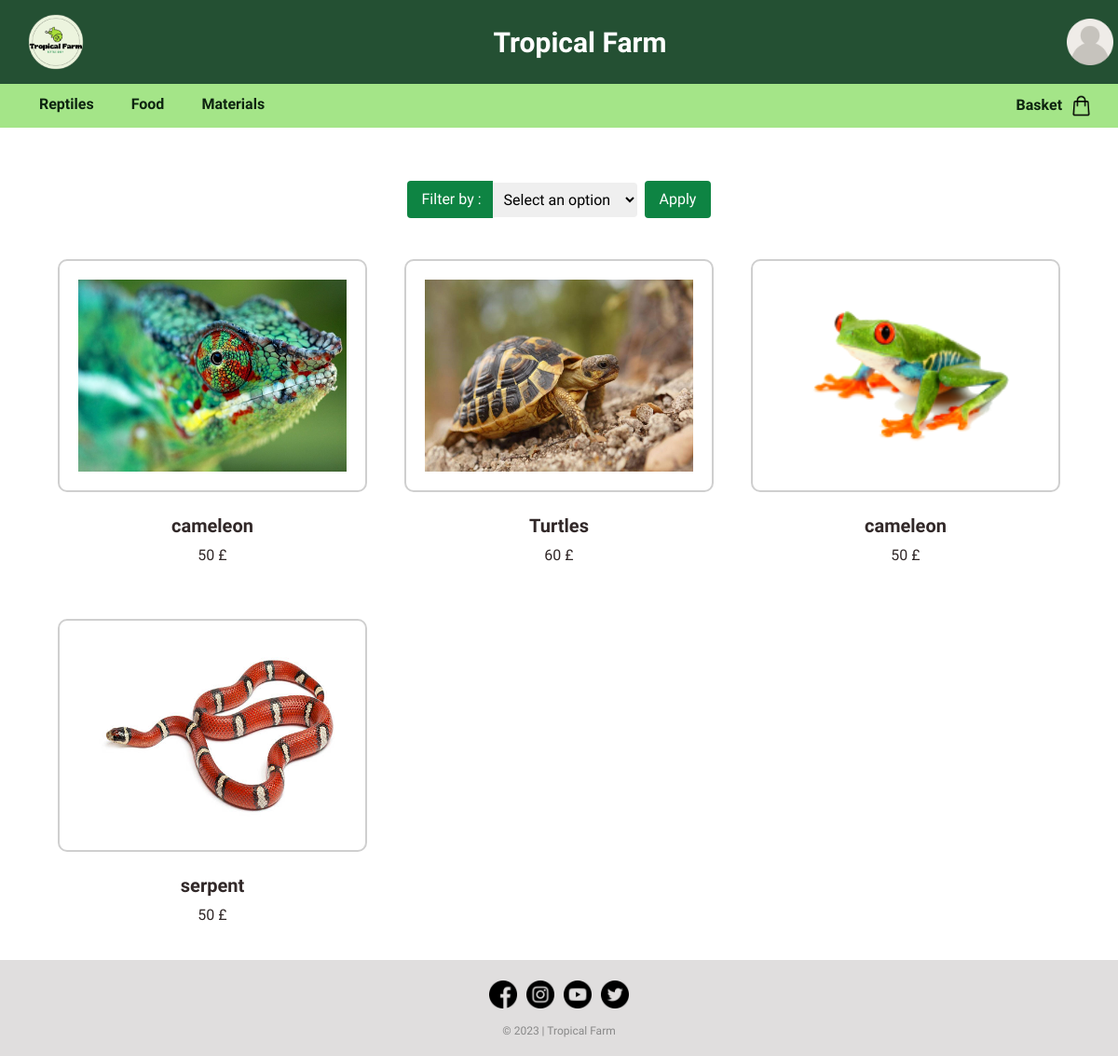
The page /auction.php on the database its author committed.
### tables this page shows
CREATE TABLE IF NOT EXISTS `item` (
  `iditem` int NOT NULL AUTO_INCREMENT,
  `name` varchar(50) NOT NULL,
  `category` varchar(50) NOT NULL,
  `second_category` varchar(50) NOT NULL,
  `description` varchar(50) NOT NULL,
  `photo` varchar(50) NOT NULL,
  `price` int NOT NULL,
  `stock` varchar(50) NOT NULL,
  `sell` varchar(50) DEFAULT NULL,
  `auction` varchar(50) DEFAULT NULL,
  `trade` varchar(50) DEFAULT NULL,
  PRIMARY KEY (`iditem`)
);

### auction.php (the view, shortened to what this page needs)
<!DOCTYPE html>
<html>
<head>
<link href="https://cdn.jsdelivr.net/npm/bootstrap@5.3.0/dist/css/bootstrap.min.css" rel="stylesheet">
<link href="style.css" rel="stylesheet" type="text/css"/>
</head>
<body>
  <div class="headnav">
<?php
if(!isset($_SESSION["photo"])){
  $imageURL = "image/user.png";
}
else{
$imageURL = "image/" . $_SESSION["photo"];
}
?>
      <?php if(isset($_SESSION["role"])){ echo '<header style="background-color: ' . $_SESSION["background"] . ';">'; }
            else{echo '<header>';}?>
            <div class="logo">
              <img src="image\logo.png" alt="Logo">
            </div>
            <div class="titre"><a href="http://localhost:80/Tropical-Farm/index.php" class="titre">Tropical Farm</a></div>
            <div class="dropdown">
              <a href="http://localhost:80/Tropical-Farm/login.php" class="dropdown-btn"><img src="<?php echo $imageURL; ?>" width="50px" height="50px"></a>
            </div>
          </header>
    <nav>
      <ul class="categories">
        <li>
          <a href="#">Reptiles</a>
        </li>
        <li>
          <a href="#">Food</a>
        </li>
        <li>
          <a href="#">Materials</a>
        </li>
      </ul>
      <div class="panier">
        <a href="http://localhost:80/Tropical-Farm/basket.php"><b>Basket &nbsp</b><img src="image/shopping-bag.png"></a>
      </div>
    </nav>
    </div>
  <br><br><br><br><br><br>
<form class="formfiltre" method="GET">
  <label for="filter">&nbsp;Filter by :</label>
  <select name="filter" id="filter">
    <option class="optionfiltre" value="null">Select an option</option>
  </select>
  <input class="filtre" type="submit" value="Apply">
</form>
<br>
<div class="container">
<?php
$serveur = "localhost";
$utilisateur = "root";
$motDePasse = "";
$baseDeDonnees = "tropicalfarm";
$connexion = mysqli_connect($serveur, $utilisateur, $motDePasse, $baseDeDonnees);
$condition1 = "auction IS NOT  NULL";
if (isset($_GET['filter'])) {
  $filter = $_GET['filter'];
if($filter == 'asc'){
  $query = "SELECT * FROM item WHERE $condition1 ORDER BY price ASC";
  $resultat = mysqli_query($connexion, $query);
}
elseif($filter == 'desc'){
  $query = "SELECT * FROM item WHERE $condition1 ORDER BY price DESC";
  $resultat = mysqli_query($connexion, $query);
}
elseif($filter == 'null'){
  $query = "SELECT * FROM item WHERE $condition1";
  $resultat = mysqli_query($connexion, $query);
}
}
else{
  $query = "SELECT * FROM item WHERE $condition1";
  $resultat = mysqli_query($connexion, $query);
}
while ($row = mysqli_fetch_assoc($resultat)) {
  $iditem = $row['iditem'];
  echo '<div class="item">';
  echo "<a href='http://localhost:80/Tropical-Farm/item.php?iditem=$iditem'><img src= image/". $row['photo'] ." alt='Image' /><br></a>";
  echo "<center><h5><b>" . $row['name'] . "</b></h5>";
  echo "<p>" .$row['price'] . "  £</p></center>";
  echo "</div>";
}
?>
</div>
<footer>
  <div class="footer-section">
    <a href="https://www.facebook.com/pages/category/supermarket/Tesco-Superstore-440818089460778/" target="_blank"><img src="image/facebook (1).png"></a>
    <a href="https://www.instagram.com/tescofood/?hl=fr" target="_blank"><img src="image/instagram (2).png"></a>
    <a href="https://www.youtube.com/tesco" target="_blank"><img src="image/youtube.png"></a>
    <a href="https://twitter (1).com/Tesco" target="_blank"><img src="image/twitter (1).png"></a>
</div>
  <div class="footer-bottom">
    <p>&copy; 2023 | Tropical Farm</p>
  </div>
</footer>
</body>
</html>

### style.css (style rules this page uses)
body { font-family: 'Didact Gothic', sans-serif; }
.headnav { position: fixed; top: 0; width: 100%; z-index: 9999; }
header { display: flex; align-items: center; justify-content: space-between; background-color: #245033; padding: 5px; }
.logo img { width: 80px; height: 80px; margin-left: 15px; }
.titre { color: #ffffff; font-size: 30px; font-weight: bold; text-decoration: none; }
nav { background-color: #9de37eeb; padding: 5px; display: flex; align-items: center; }
nav .categories { list-style-type: none; display: flex; gap: 40px; margin-top: 5px; margin-bottom: 8px; margin-left: 5Px; }
nav .categories li a { color: #0d2410; text-decoration: none; font-size: 16px; font-weight: bold; }
nav .categories li { position: relative; }
nav .panier { position: absolute; right: 2%; }
nav .panier img { width: 25px; height: 25px; }
nav .panier a { color: #0d2410; text-decoration: none; font-weight: bold; margin-right: 3px; }
.container { display: grid; grid-template-columns: repeat(3,1fr); justify-content: space-between; }
footer { background-color: #e0dede; padding: 2px; }
.footer-section { margin-top: 15px; margin-bottom: 10px; display: flex; justify-content: center; align-items: center; }
.footer-bottom { text-align: center; color: #888888; font-size: 12px; }
.footer-section img { width: 30px; height: 30px; margin: 5px; }
.item { flex-basis: 25%; color: rgb(49, 40, 40); padding: 20px; }
.item img { border: 2px solid; border-radius: 10px; border-color: rgb(207, 207, 207); display: block; display: block; max-width: 100%; padding: 20px; width: 400px; height: 250px; }
.formfiltre { display: flex; align-items: center; justify-content: center; margin-top: 50px; }
.formfiltre label { color: #ffffff; background-color: rgb(14, 132, 67); padding: 8px 12px; border-radius: 4px 0 0 4px; }
.formfiltre select { padding: 8px; border-radius: 0 4px 4px 0; border: none; }
.filtre { margin-left: 8px; padding: 8px 16px; background-color: rgb(14, 132, 67); color: #ffffff; border: none; border-radius: 4px; cursor: pointer; }
.optionfiltre { background-color: #ffffff; color: #000000; }

### rows shown on the page
item: photo (picture), name "cameleon", price "50"
item: photo (picture), name "Turtles", price "60"
item: photo (picture), name "cameleon", price "50"
item: photo (picture), name "serpent", price "50"
